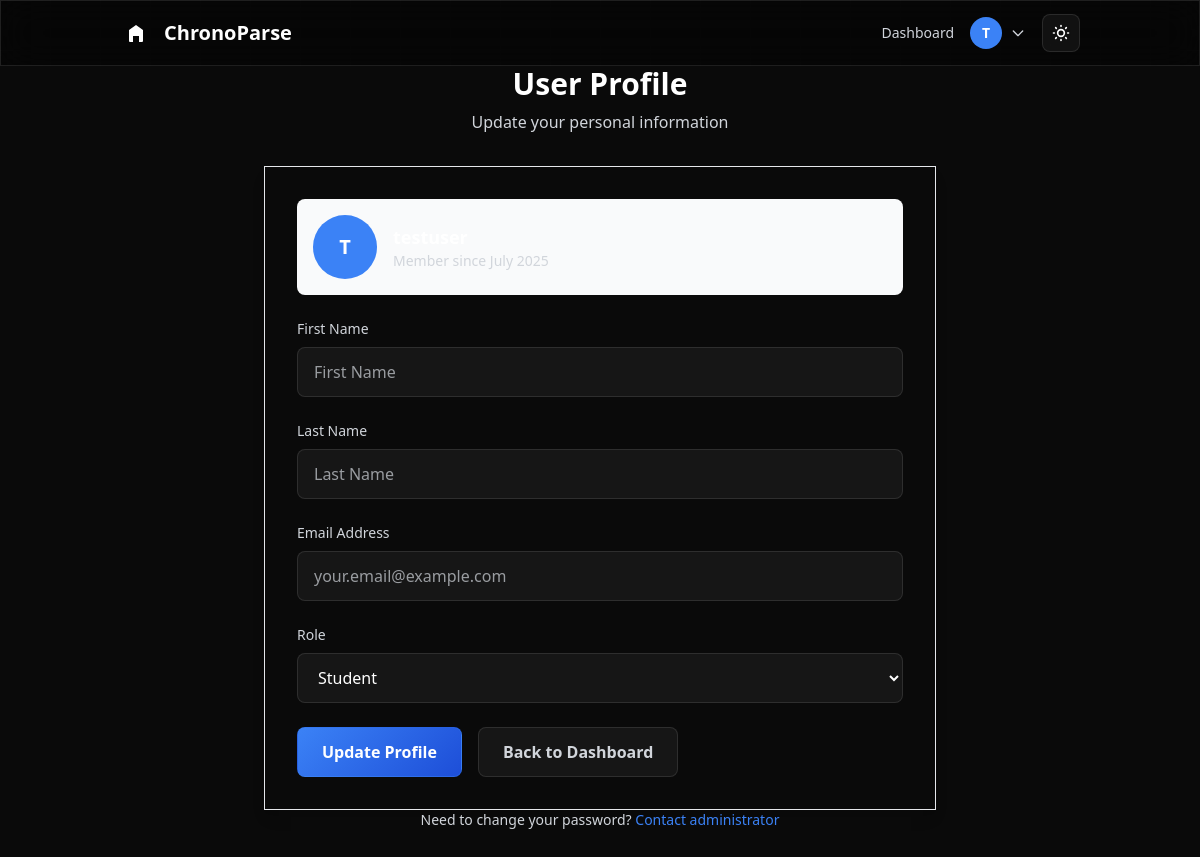
Screenshot of /profile/ (signed in) with the database file from the repository.
### core/models.py (models this page shows)
class User(AbstractUser):
    STUDENT = 'student'
    TEACHER = 'teacher'
    STAFF = 'staff'
    OTHER = 'other'
    ROLE_CHOICES = [
        (STUDENT, 'Student'),
        (TEACHER, 'Teacher'),
        (STAFF, 'Staff'),
        (OTHER, 'Other'),
    ]
    role = models.CharField(
        max_length=20,
        choices=ROLE_CHOICES,
        default=STUDENT,
        help_text="User role in the institution"
    )

### core/views.py (the view, shortened to what this page needs)
# urls.py: path('profile/', UserProfileView.as_view(), name='profile'),
class UserProfileView(LoginRequiredMixin, View):
    template_name = 'core/profile.html'
    form_class = UserProfileForm
    def get(self, request):
        form = self.form_class(instance=request.user)
        return render(request, self.template_name, {'form': form})

### core/forms.py
class UserProfileForm(forms.ModelForm):
    class Meta:
        model = User
        fields = ('first_name', 'last_name', 'email', 'role')
        widgets = {
            'first_name': forms.TextInput(attrs={
                'class': 'input-modern block w-full px-4 py-3 rounded-lg',
                'placeholder': 'First Name'
            }),
            'last_name': forms.TextInput(attrs={
                'class': 'input-modern block w-full px-4 py-3 rounded-lg',
                'placeholder': 'Last Name'
            }),
            'email': forms.EmailInput(attrs={
                'class': 'input-modern block w-full px-4 py-3 rounded-lg',
                'placeholder': 'your.email@example.com'
            }),
            'role': forms.Select(attrs={
                'class': 'input-modern block w-full px-4 py-3 rounded-lg',
            }),
        }

### core/templates/core/profile.html (shortened to what this page needs)
{% extends "theme/base.html" %}
{% block content %}
<div class="min-h-screen bg-background py-12 px-4 sm:px-6 lg:px-8">
    <div class="max-w-2xl mx-auto">
        <div class="text-center mb-8">
            <h1 class="text-3xl font-bold text-primary mb-2">User Profile</h1>
            <p class="text-secondary">Update your personal information</p>
        </div>
        <div class="card-modern p-8 rounded-xl shadow-lg border border-gray-200">
            <form method="post" class="space-y-6">
                <div class="bg-gray-50 dark:bg-gray-800/50 rounded-lg p-4 mb-6">
                    <div class="flex items-center space-x-4">
                        <div class="w-16 h-16 bg-accent rounded-full flex items-center justify-center">
                            <span class="text-white text-xl font-bold">
                                {{ user.username|first|upper }}
                            </span>
                        </div>
                        <div>
                            <h3 class="text-lg font-semibold text-primary">{{ user.username }}</h3>
                            <p class="text-secondary text-sm">Member since {{ user.date_joined|date:"F Y" }}</p>
                        </div>
                    </div>
                </div>
                <div>
                    <label for="{{ form.first_name.id_for_label }}" class="block text-sm font-medium text-secondary mb-2">
                        First Name
                    </label>
                    {{ form.first_name }}
                </div>
                <div>
                    <label for="{{ form.last_name.id_for_label }}" class="block text-sm font-medium text-secondary mb-2">
                        Last Name
                    </label>
                    {{ form.last_name }}
                </div>
                <div>
                    <label for="{{ form.email.id_for_label }}" class="block text-sm font-medium text-secondary mb-2">
                        Email Address
                    </label>
                    {{ form.email }}
                </div>
                <div>
                    <label for="{{ form.role.id_for_label }}" class="block text-sm font-medium text-secondary mb-2">
                        Role
                    </label>
                    {{ form.role }}
                </div>
                <div class="flex space-x-4 pt-4">
                    <button type="submit" class="btn-primary flex-1 py-3 px-6 rounded-lg font-semibold text-white transition-all duration-200">
                        Update Profile
                    </button>
                    <a href="{% url 'student_dashboard' %}" class="btn-secondary flex-1 py-3 px-6 rounded-lg font-semibold text-center transition-all duration-200">
                        Back to Dashboard
                    </a>
                </div>
            </form>
        </div>
        <div class="mt-8 text-center">
            <p class="text-secondary text-sm">
                Need to change your password?
                <a href="#" class="text-accent font-medium hover:text-accent-hover transition-colors duration-200">
                    Contact administrator
                </a>
            </p>
        </div>
    </div>
</div>
{% endblock %}

### theme/templates/theme/partials/_navbar.html (shortened to what this page needs)
<nav class="glass-dark sticky top-0 z-50 border-b border-white/10" x-data="{ open: false }">
    <div class="container mx-auto px-6 lg:px-8">
        <div class="flex justify-between items-center h-16">
            <div class="flex-shrink-0">
                <a href="{% url 'home' %}" class="text-xl font-semibold text-white hover:text-blue-400 transition-colors duration-300 flex items-center">
                    <div class="w-8 h-8 bg-blue-500 rounded-lg mr-3 flex items-center justify-center">
                        <svg class="w-5 h-5 text-white" fill="currentColor" viewBox="0 0 20 20">
                            <path d="M10 2L3 7v11a1 1 0 001 1h3v-6h6v6h3a1 1 0 001-1V7l-7-5z"/>
                        </svg>
                    </div>
                    ChronoParse
                </a>
            </div>
            <div class="hidden md:flex items-center space-x-4">
                {% if user.is_authenticated %}
                    {% if user.is_staff %}
                        <a href="{% url 'admin_dashboard' %}" class="text-gray-300 hover:text-white text-sm font-medium transition-colors duration-200">Admin Dashboard</a>
                    {% else %}
                        <a href="{% url 'student_dashboard' %}" class="text-gray-300 hover:text-white text-sm font-medium transition-colors duration-200">Dashboard</a>
                    {% endif %}
                    <div class="relative" x-data="{ profileOpen: false }">
                        <button @click="profileOpen = !profileOpen"
                            class="flex items-center space-x-2 text-gray-300 hover:text-white transition-colors duration-200">
                            <div class="w-8 h-8 bg-accent rounded-full flex items-center justify-center">
                                <span class="text-white text-sm font-bold">{{ user.username|first|upper }}</span>
                            </div>
                            <svg class="w-4 h-4" fill="none" stroke="currentColor" viewBox="0 0 24 24">
                                <path stroke-linecap="round" stroke-linejoin="round" stroke-width="2" d="M19 9l-7 7-7-7"></path>
                            </svg>
                        </button>
                    </div>
                    <button @click="toggleTheme()" class="p-2 rounded-lg glass-card hover:bg-white/10 transition-all duration-200" title="Toggle theme">
                    </button>
                {% endif %}
            </div>
        </div>
    </div>
</nav>

### theme/templates/theme/base.html (style rules this page uses)
:root { --bg-primary: #0a0a0a; --bg-secondary: rgba(255, 255, 255, 0.05); --text-primary: #ffffff; --text-secondary: #d1d5db; --border-color: rgba(255, 255, 255, 0.1); --accent-color: #3b82f6; --accent-hover: #2563eb; --background: #0a0a0a; --divider: rgba(255, 255, 255, 0.1); --toggle-off: #374151; }
body { background: var(--bg-primary); min-height: 100vh; position: relative; color: var(--text-primary); transition: background-color 0.3s ease, color 0.3s ease; }
body::before { content: ''; position: fixed; top: 0; left: 0; width: 100%; height: 100%; background-image: linear-gradient(rgba(255, 255, 255, 0.02) 1px, transparent 1px), linear-gradient(90deg, rgba(255, 255, 255, 0.02) 1px, transparent 1px); background-size: 50px 50px; pointer-events: none; z-index: -1; transition: opacity 0.3s ease; }
.glass-card { background: var(--bg-secondary); backdrop-filter: blur(15px); border: 1px solid var(--border-color); transition: all 0.3s ease; }
.glass-dark { background: rgba(0, 0, 0, 0.4); backdrop-filter: blur(20px); border: 1px solid var(--border-color); transition: all 0.3s ease; }
.btn-primary { background: linear-gradient(135deg, var(--accent-color), #1d4ed8); border: 1px solid rgba(59, 130, 246, 0.3); color: white; border-radius: 0.5rem; transition: all 0.3s ease; }
.btn-secondary { background: var(--bg-secondary); border: 1px solid var(--border-color); color: var(--text-secondary); border-radius: 0.5rem; transition: all 0.3s ease; }
.text-primary { color: var(--text-primary) !important; }
.text-secondary { color: var(--text-secondary) !important; }
.text-accent { color: var(--accent-color) !important; }
.bg-background { background-color: var(--background); }
.bg-accent { background-color: var(--accent-color); }
.input-modern { background: var(--bg-secondary); border: 1px solid var(--border-color); color: var(--text-primary); border-radius: 0.5rem; transition: all 0.3s ease; }
.input-modern::placeholder { color: var(--text-secondary); opacity: 0.7; }
.input-modern option { background-color: rgb(31, 41, 55); color: white; padding: 8px; }

### rows the page displays
User: username|first "T", date_joined "July 2025", role "Student"
